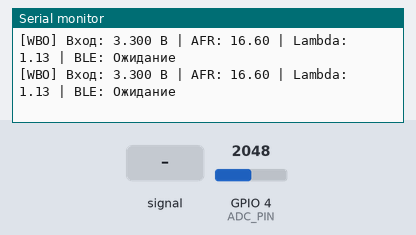
The sketch below on a simulated ESP32-C3. On the bench: the last lines printed to the serial monitor. The inputs (shaded band) are chosen by the test bench; at power-on: GPIO 4 (ADC_PIN) = 2048 (analog values on the 0–4095 scale). Nothing arrives over Bluetooth unless stated; a phone connects over Bluetooth LE 3 s after start.

Above: at 1.8 s.
1.9 s: GPIO 4 (ADC_PIN) fed a 200 Hz sine of ±327 counts around its level
At 4.0 s:
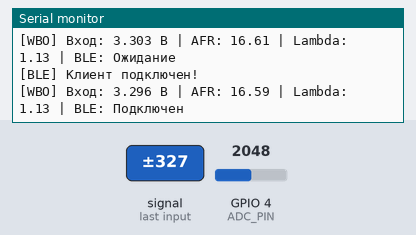
4.9 s: GPIO 4 (ADC_PIN) set to 2866
At 5.5 s:
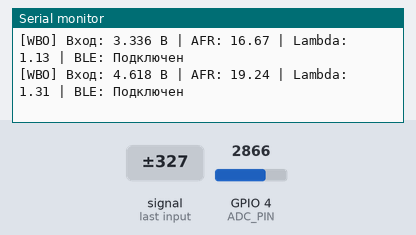
6.4 s: GPIO 4 (ADC_PIN) fed a 1000 Hz sine of ±1023 counts around its level
At 7.0 s:
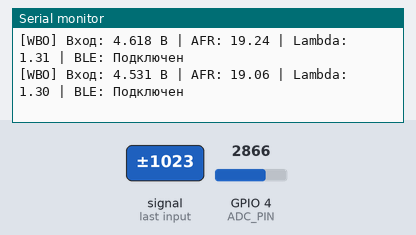
7.9 s: GPIO 4 (ADC_PIN) set to 3603
At 8.5 s:
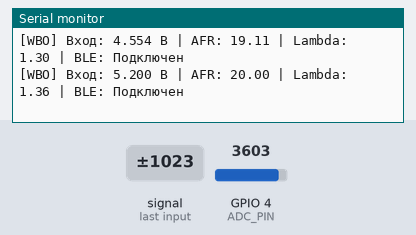
Timing chart, 0 to 10.4 s (numbered marks = the images above; inputs shaded):
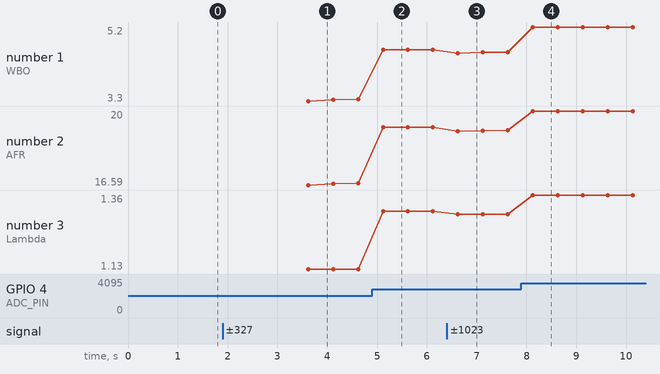

Measured:
- after the input at 1.9 s, the serial monitor: prints a new line after 0.22 s (image 1)
- after the input at 4.9 s, the serial monitor: prints a new line after 0.22 s (image 2)
- after the input at 6.4 s, the serial monitor: prints a new line after 0.22 s (image 3)
- after the input at 7.9 s, the serial monitor: prints a new line after 0.23 s (image 4)
- plotted number 1: 3.34 → 4.62 after the input at 4.9 s, 4.62 → 4.55 after the input at 6.4 s, 4.55 → 5.2 after the input at 7.9 s
- plotted number 2: 16.67 → 19.24 after the input at 4.9 s, 19.24 → 19.11 after the input at 6.4 s, 19.11 → 20 after the input at 7.9 s
- plotted number 3: 1.13 → 1.31 after the input at 4.9 s, 1.31 → 1.3 after the input at 6.4 s, 1.3 → 1.36 after the input at 7.9 s

The sketch:

ANALOG_WBO_C3.ino
```cpp
/*
  =============================================================================
  Проект: ANALOG WBO C3 - Высокоточный беспроводной AFR-индикатор на ESP32-C3
  =============================================================================
  Описание:
    Чтение аналогового сигнала 0-5 В от контроллера ШЛЗ (LSU 4.9) через
    резистивный делитель 1:2 (10кОм / 10кОм).
    Вычисление AFR (10.0 - 20.0) и Lambda (0.68 - 1.36) с аппаратной
    eFuse-калибровкой АЦП, оверсэмплингом и адаптивным фильтром с нулевой задержкой.
    Передача данных по BLE (Nordic UART Service) с частотой 30-40 Гц.

  Совместимость:
    - Платы: ESP32-C3 Dev Module, ESP32-C3 SuperMini
    - Среда: Arduino IDE (ESP32 core v2.x / v3.x)
    - Приложение: Web Bluetooth Dashboard, Serial Bluetooth Terminal, nRF Connect
  =============================================================================
*/

#include <Arduino.h>
#include <BLEDevice.h>
#include <BLEServer.h>
#include <BLEUtils.h>
#include <BLE2902.h>

// ======================== АППАРАТНАЯ КОНФИГУРАЦИЯ ========================
// Пин АЦП для измерения напряжения с делителя
// GPIO4 на ESP32-C3 (ADC1_CH4)
#define ADC_PIN                 4

// Коэффициент делителя напряжения: (R1 + R2) / R2
// Для двух резисторов по 10.0 кОм: (10 + 10) / 10 = 2.000
// При необходимости точной подстройки измерьте мультиметром и скорректируйте.
#define VOLTAGE_DIVIDER_RATIO   2.000f

// Программная калибровочная добавка напряжения (в Вольтах)
// Используется для компенсации разницы потенциалов масс (Ground Offset)
#define VOLTAGE_OFFSET_V        0.000f

// Параметры широкополосного контроллера (WBO)
// Стандарт: 0.0 В = 10.00 AFR; 5.0 В = 20.00 AFR
#define AFR_MIN_VOLTS           0.000f
#define AFR_MAX_VOLTS           5.000f
#define AFR_MIN_VAL             10.000f
#define AFR_MAX_VAL             20.000f

// Стехиометрическое соотношение для бензина
#define STOICHIOMETRIC_AFR      14.700f

// ======================== ПАРАМЕТРЫ ФИЛЬТРАЦИИ И АЦП ========================
// Количество выборок оверсэмплинга за один цикл
#define OVERSAMPLE_COUNT        32

// Адаптивный фильтр EMA (Exponential Moving Average):
// При резком изменении смеси (газ в пол / сброс) включается быстрый коэффициент
// для мгновенной реакции (нулевая задержка).
// При установившемся режиме включается медленный коэффициент для устранения шума.
#define FILTER_ALPHA_FAST       0.85f   // Быстрая реакция на скачки
#define FILTER_ALPHA_SLOW       0.20f   // Фильтрация мелких шумов
#define FAST_CHANGE_THRESHOLD_V 0.035f  // Порог скачка напряжения (35 мВ ~ 0.07 AFR)

// Частота отправки данных по BLE (в миллисекундах)
// 25 мс = 40 Гц, 33 мс = ~30 Гц
#define BLE_UPDATE_INTERVAL_MS  25

// ======================== BLE НАСТРОЙКИ (Nordic UART) ========================
#define DEVICE_NAME             "WBO_AFR_C3"
#define SERVICE_UUID            "6E400001-B5A3-F393-E0A9-E50E24DCCA9E"
#define CHARACTERISTIC_UUID_RX  "6E400002-B5A3-F393-E0A9-E50E24DCCA9E"
#define CHARACTERISTIC_UUID_TX  "6E400003-B5A3-F393-E0A9-E50E24DCCA9E"

BLEServer*         pServer         = nullptr;
BLECharacteristic* pTxCharacteristic = nullptr;
bool               deviceConnected = false;
bool               oldDeviceConnected = false;

// ======================== ПЕРЕМЕННЫЕ СОСТОЯНИЯ ========================
float filteredVolts = 0.0f;
float currentAFR    = 14.7f;
float currentLambda = 1.0f;
unsigned long lastBleSendTime = 0;

// Серверные обратные вызовы для управления соединением BLE
class ServerCallbacks : public BLEServerCallbacks {
  void onConnect(BLEServer* server) {
    deviceConnected = true;
    Serial.println(F("[BLE] Клиент подключен!"));
  }

  void onDisconnect(BLEServer* server) {
    deviceConnected = false;
    Serial.println(F("[BLE] Клиент отключен. Возобновление рекламы..."));
  }
};

// Чтение аналогового напряжения с оверсэмплингом и калибровкой eFuse
float readSensorVoltageRaw() {
  uint32_t sumMillivolts = 0;

  for (int i = 0; i < OVERSAMPLE_COUNT; i++) {
    // analogReadMilliVolts использует заводскую калибровку eFuse ESP32
    sumMillivolts += analogReadMilliVolts(ADC_PIN);
    delayMicroseconds(30);
  }

  float pinMilliVolts = (float)sumMillivolts / (float)OVERSAMPLE_COUNT;
  float pinVolts = pinMilliVolts / 1000.0f;

  // Восстанавливаем реальное входное напряжение контроллера WBO (0 - 5.0 В)
  float inputVolts = (pinVolts * VOLTAGE_DIVIDER_RATIO) + VOLTAGE_OFFSET_V;

  // Ограничиваем в разумных пределах
  if (inputVolts < 0.0f) inputVolts = 0.0f;
  if (inputVolts > 5.2f) inputVolts = 5.2f;

  return inputVolts;
}

// Адаптивная фильтрация входного напряжения без фазовой задержки
float applyAdaptiveFilter(float rawVolts) {
  static bool initialized = false;
  if (!initialized) {
    filteredVolts = rawVolts;
    initialized = true;
    return filteredVolts;
  }

  float delta = fabsf(rawVolts - filteredVolts);
  float alpha = (delta > FAST_CHANGE_THRESHOLD_V) ? FILTER_ALPHA_FAST : FILTER_ALPHA_SLOW;

  filteredVolts = (alpha * rawVolts) + ((1.0f - alpha) * filteredVolts);
  return filteredVolts;
}

// Преобразование напряжения (0-5 В) в значение AFR (10.0-20.0)
float calculateAFR(float volts) {
  // Линейная зависимость:
  // 0.0 В  -> 10.0 AFR
  // 5.0 В  -> 20.0 AFR
  // Наклон (Slope) = (20.0 - 10.0) / (5.0 - 0.0) = 2.0 AFR/V
  float afr = AFR_MIN_VAL + (volts * ((AFR_MAX_VAL - AFR_MIN_VAL) / (AFR_MAX_VOLTS - AFR_MIN_VOLTS)));

  if (afr < AFR_MIN_VAL) afr = AFR_MIN_VAL;
  if (afr > AFR_MAX_VAL) afr = AFR_MAX_VAL;

  return afr;
}

void initBLE() {
  BLEDevice::init(DEVICE_NAME);

  // Настройка максимальной мощности передатчика для стабильной связи в салоне авто
  BLEDevice::setPower(ESP_PWR_LVL_P9);

  pServer = BLEDevice::createServer();
  pServer->setCallbacks(new ServerCallbacks());

  BLEService* pService = pServer->createService(SERVICE_UUID);

  // TX Характеристика для отправки телеметрии (Notify)
  pTxCharacteristic = pService->createCharacteristic(
    CHARACTERISTIC_UUID_TX,
    BLECharacteristic::PROPERTY_NOTIFY
  );
  pTxCharacteristic->addDescriptor(new BLE2902());

  // RX Характеристика (для возможного приема калибровочных команд)
  BLECharacteristic* pRxCharacteristic = pService->createCharacteristic(
    CHARACTERISTIC_UUID_RX,
    BLECharacteristic::PROPERTY_WRITE
  );

  pService->start();

  BLEAdvertising* pAdvertising = BLEDevice::getAdvertising();
  pAdvertising->addServiceUUID(SERVICE_UUID);
  pAdvertising->setScanResponse(true);
  pAdvertising->setMinPreferred(0x06); // Подсказка для iOS/Android о быстром интервале
  pAdvertising->setMinPreferred(0x12);
  BLEDevice::startAdvertising();

  Serial.println(F("[BLE] Сервис Nordic UART запущен и ожидает подключения."));
}

void setup() {
  Serial.begin(115200);
  delay(500);

  Serial.println(F("========================================"));
  Serial.println(F("    WBO AFR Gauge Controller ESP32-C3   "));
  Serial.println(F("========================================"));

  // Настройка АЦП ESP32-C3:
  // При 11dB (или 12dB в зависимости от ядра) диапазон измерения пина до ~2.5 - 3.1 В.
  // При делителе 1:2 (10к/10к) максимальное напряжение на пине равно 2.50 В,
  // что идеально укладывается в диапазон максимальной точности АЦП.
  analogSetAttenuation(ADC_11db);
  analogReadResolution(12); // 12-битный АЦП (0-4095)

  // Первоначальный прогрев и считывание
  for (int i = 0; i < 10; i++) {
    readSensorVoltageRaw();
    delay(5);
  }

  initBLE();
  Serial.println(F("[Система] Инициализация завершена. Запуск основного цикла..."));
}

void loop() {
  // 1. Быстрое чтение АЦП и адаптивная фильтрация
  float rawV = readSensorVoltageRaw();
  float vIn = applyAdaptiveFilter(rawV);

  // 2. Расчет параметров смеси
  currentAFR = calculateAFR(vIn);
  currentLambda = currentAFR / STOICHIOMETRIC_AFR;

  // 3. Отправка данных по BLE с заданной периодичностью
  unsigned long now = millis();
  if (now - lastBleSendTime >= BLE_UPDATE_INTERVAL_MS) {
    lastBleSendTime = now;

    if (deviceConnected) {
      // Формат пакета: AFR,Вольты,Лямбда\n
      // Пример: "14.72,2.36,1.00\n"
      char packet[32];
      snprintf(packet, sizeof(packet), "%.2f,%.2f,%.2f\n", currentAFR, vIn, currentLambda);

      pTxCharacteristic->setValue((uint8_t*)packet, strlen(packet));
      pTxCharacteristic->notify();
    }
  }

  // Обработка переподключения BLE
  if (!deviceConnected && oldDeviceConnected) {
    delay(50); // Даем стеку BLE очиститься
    pServer->startAdvertising();
    Serial.println(F("[BLE] Перезапуск рекламы после отключения"));
    oldDeviceConnected = deviceConnected;
  }
  if (deviceConnected && !oldDeviceConnected) {
    oldDeviceConnected = deviceConnected;
  }

  // Периодический вывод отладки в Serial (раз в 500 мс)
  static unsigned long lastSerialTime = 0;
  if (now - lastSerialTime >= 500) {
    lastSerialTime = now;
    Serial.printf("[WBO] Вход: %.3f В | AFR: %.2f | Lambda: %.2f | BLE: %s\n",
                  vIn, currentAFR, currentLambda, deviceConnected ? "Подключен" : "Ожидание");
  }

  // Минимальная пауза для разгрузки FreeRTOS
  delay(1);
}
```
